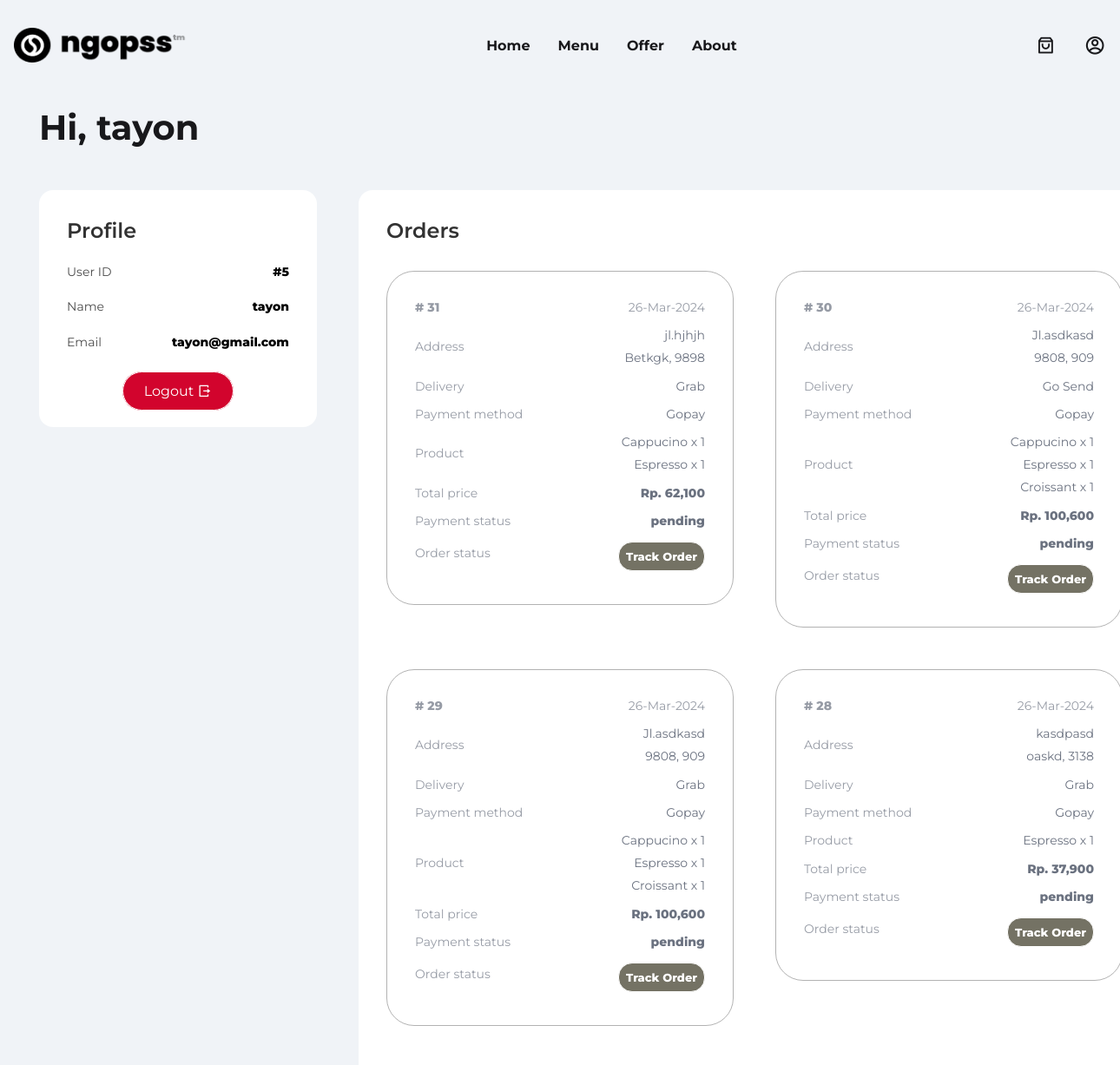
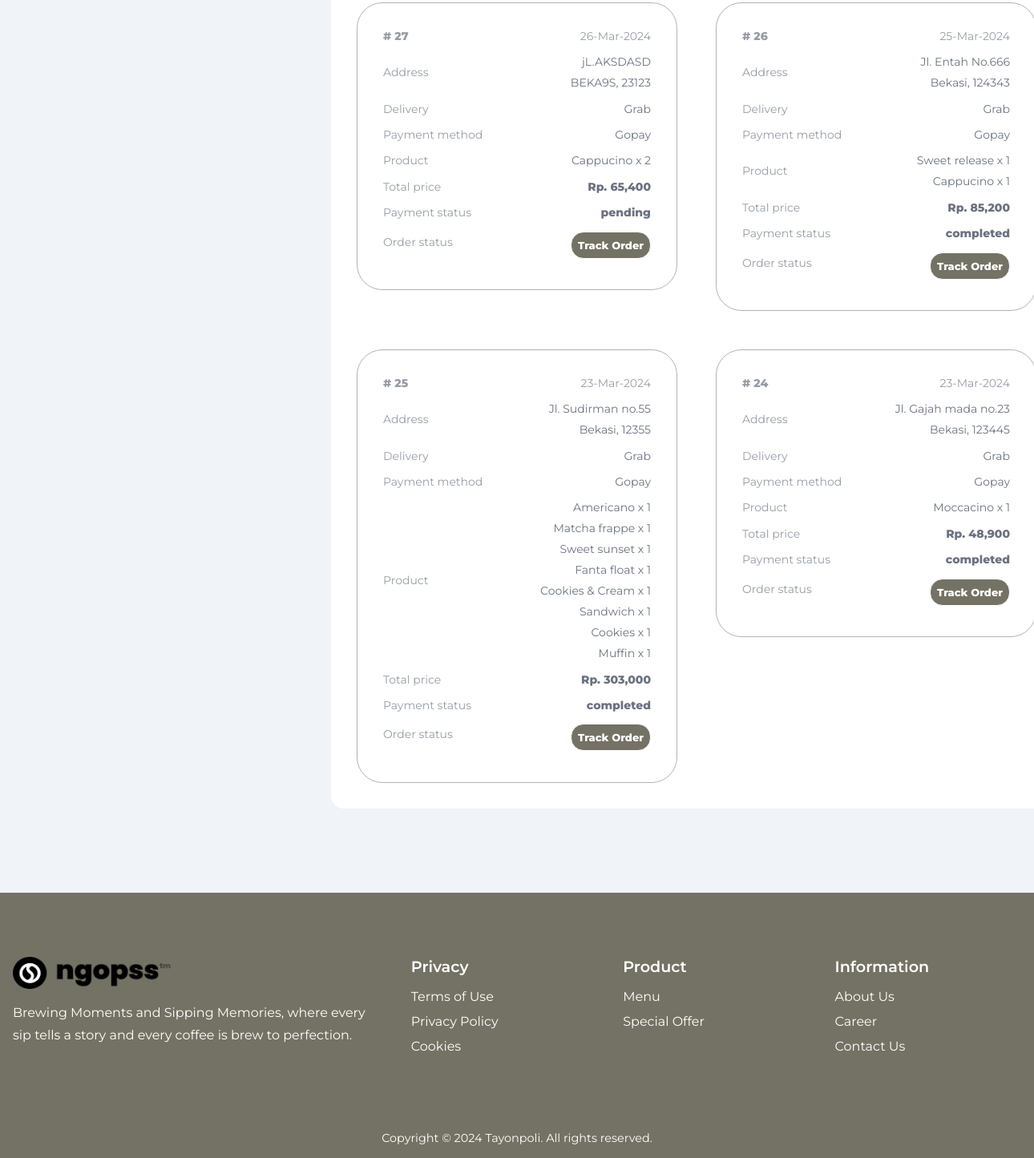
/profile.php (signed in), run on the app's committed database (2 pictures, top to bottom).
### tables this page shows
CREATE TABLE `users` (
  `id` int(100) NOT NULL,
  `name` varchar(100) NOT NULL,
  `email` varchar(100) NOT NULL,
  `password` varchar(100) NOT NULL,
  `user_type` varchar(20) NOT NULL DEFAULT 'user'
);

CREATE TABLE `orders` (
  `id` int(100) NOT NULL,
  `user_id` int(100) NOT NULL,
  `name` varchar(100) NOT NULL,
  `number` varchar(12) NOT NULL,
  `email` varchar(100) NOT NULL,
  `method` varchar(50) NOT NULL,
  `address` varchar(500) NOT NULL,
  `total_products` varchar(1000) NOT NULL,
  `total_price` int(100) NOT NULL,
  `placed_on` varchar(50) NOT NULL,
  `delivery` varchar(50) NOT NULL,
  `payment_status` varchar(20) NOT NULL DEFAULT 'pending',
  `shipping_status` varchar(20) NOT NULL DEFAULT 'pending'
);

### profile.php (the view, shortened to what this page needs)
<?php
include 'koneksi.php';
      $user_id = $_SESSION['login_user'];
      $query1 = mysqli_query($koneksi, "SELECT * FROM users where id='$user_id'");
      $userr = $query1 -> fetch_assoc();
      $name = $userr['name'];
      $email = $userr['email'];
?>
<!DOCTYPE html>
<html lang="en">
<head>
    <link
      href="https://cdn.jsdelivr.net/npm/remixicon@4.1.0/fonts/remixicon.css"
      rel="stylesheet"
    />
    <link
      rel="stylesheet"
      href="https://cdn.jsdelivr.net/npm/swiper@11/swiper-bundle.min.css"
    />
  <link href='https://unpkg.com/boxicons@2.1.1/css/boxicons.min.css' rel='stylesheet'>
    <link rel="stylesheet" href="style.css" />
  </head>
<body style="background-color: #F0F3F7;">
<nav>
      <div class="nav__header">
        <div class="logo nav__logo">
          <a href=""><img style="height: 45px; width: 200px;" src="assets/logo.png" alt="logo"></a>
        </div>
      </div>
      <ul class="nav__links" id="nav-links">
        <li><a href="index.php">Home</a></li>
        <li><a href="menu.php">Menu</a></li>
        <li><a href="offer.php">Offer</a></li>
        <li><a href="about.php">About</a></li>
      </ul>
      <div class="nav__btn">
        <a href="testcart.php">
        <i class="ri-shopping-bag-3-line" style="font-size: 1.4rem; color: var(--text-dark)"></i>
        </a>
      </div>
      <div class="nav__btn">
        <a href="profile.php">
        <i class="ri-account-circle-line" style="font-size: 1.55rem; color: var(--text-dark)"></i>
        </a>
      </div>
</nav>
<form action="" method="post" style="width:1200px; justify-content:center; margin-inline:auto;"class="checkout-form">
<br>
      <h2 class="section__header">Hi, <?php echo $name ?></h2>
      <div class="check__grid p-0">
      <div class="prof-container">
    <h2 class="form-title">Profile</h2>
        <div class="checkout-form">
        <div class="input-container mb-1">
            <div class="input-line o-3 mb-0">
                <p>User ID</p>
            </div>
            <div class="input-line txt-r mb-0 totalp">
                    <p>#<?php echo $user_id ?></p>
                </div>
         </div>
        <div class="input-container mb-1">
            <div class="input-line o-3 mb-0">
                <p>Name</p>
            </div>
            <div class="input-line txt-r mb-0 totalp">
                    <p><?php echo $name ?></p>
                </div>
         </div>
         <div class="input-container mb-2">
            <div class="input-line o-3 mb-0">
                <p>Email</p>
            </div>
            <div class="input-line txt-r mb-0 totalp">
                    <p><?php echo $email ?></p>
                </div>
         </div>
         <div style="margin-inline: auto;" class="explore__btn">
         <a href="logout.php" class="logout__btn">
            Logout <span><i class="ri-logout-box-r-line"></i></span>
            </a>
        </div>
</div>
    </div>
         <div class="orders-container">
        <h2 class="orders-title">Orders</h2>
        <div class="orders__grid">
        <?php
        $query2 = mysqli_query($koneksi, "SELECT * FROM orders where user_id = '$user_id' ORDER BY id DESC");
        if(mysqli_num_rows($query2) > 0){
        $result = mysqli_fetch_all($query2, MYSQLI_ASSOC);
        ?>
        <?php foreach($result as $result) : ?>
            <div class="orders__card">
        <div class="input-container">
            <div class="input-line o-3 mb-0 totalp">
                <p># <?php echo $result['id'] ?></p>
            </div>
            <div class="input-line o-3 txt-r mb-0">
                    <p><?php echo $result['placed_on'] ?></p>
                </div>
         </div>
         <div class="input-container">
            <div class="input-line o-3 mb-0">
                <p>Address</p>
            </div>
            <div class="input-line txt-r mb-0 ">
                    <p><?php $address1 = $result['address']; $separatedParts = explode(',', $address1); echo $separatedParts[0];?></p>
                    <p><?php echo $separatedParts[1];?>, <?php echo $separatedParts[2];?></p>
                </div>
         </div>
         <div class="input-container">
            <div class="input-line o-3 mb-0">
                <p>Delivery</p>
            </div>
            <div class="input-line txt-r mb-0">
                    <p><?php echo $result['delivery'] ?></p>
                </div>
         </div>
         <div class="input-container">
            <div class="input-line o-3 mb-0">
                <p>Payment method</p>
            </div>
            <div class="input-line txt-r mb-0">
                    <p><?php echo $result['method'] ?></p>
                </div>
         </div>
         <div class="input-container">
    <div class="input-line o-3 mb-0">
        <p>Product</p>
    </div>
    <div class="input-line txt-r mb-0">
        <?php
        $products1 = $result['total_products'];
        $separatedProducts = explode(' , ', trim($products1));
        foreach ($separatedProducts as $product) :
            preg_match('/^(.*?) \((\d+)\)$/', $product, $matches);
            if (count($matches) == 3) {
                $product_name = $matches[1];
                $quantity = $matches[2];
                ?>
                <p><?php echo $product_name?> x <?php echo $quantity?></p>
            <?php
            } else {
                echo "<p>Invalid product format: $product</p>";
            }
        endforeach;
        ?>
    </div>
</div>
         <div class="input-container">
            <div class="input-line o-3 mb-0">
                <p>Total price</p>
            </div>
            <div class="input-line txt-r mb-0 totalp">
                    <p>Rp. <?php echo number_format($result['total_price']); ?></p>
                </div>
         </div>
         <div class="input-container ">
            <div class="input-line o-3 mb-0">
                <p>Payment status</p>
            </div>
            <div class="input-line txt-r mb-0 totalp">
                    <p><?php echo $result['payment_status'] ?></p>
                </div>
         </div>
         <div class="input-container ">
            <div class="input-line o-3 mb-0">
                <p>Order status</p>
            </div>
            <div class="input-line txt-r mb-0 totalp">
                    <a href="tracking.php?order_id=<?php echo $result['id']; ?>&shipping_status=<?php echo $result['shipping_status']; ?>" class="status">Track Order</a>
                </div>
         </div>
         </div>
         <?php endforeach; ?>
</div>
      <?php }
      else {
        echo '<p class="empty">No orders placed yet!</p>';
      }?>
    </div>
    <br>
      </div>
</form>
<br>
<br>
<footer class="footer bot" id="contact">
      <div class="section__container footer__container">
        <div class="footer__col">
          <div class="logo footer__logo">
          <a href=""><img style="height: 45px; width: 200px;" src="assets/logo.png" alt="logo"></a>
          </div>
          <p class="section__description">
           Brewing Moments and Sipping Memories, where every sip tells
            a story and every coffee is brew to perfection.
          </p>
        </div>
        <div class="footer__col">
          <h4>Privacy</h4>
          <ul class="footer__links">
            <li><a href="#">Terms of Use</a></li>
            <li><a href="#">Privacy Policy</a></li>
            <li><a href="#">Cookies</a></li>
          </ul>
        </div>
        <div class="footer__col">
          <h4>Product</h4>
          <ul class="footer__links">
            <li><a href="#">Menu</a></li>
            <li><a href="#">Special Offer</a></li>
          </ul>
        </div>
        <div class="footer__col">
          <h4>Information</h4>
          <ul class="footer__links">
            <li><a href="#">About Us</a></li>
            <li><a href="#">Career</a></li>
            <li><a href="#">Contact Us</a></li>
          </ul>
        </div>
      </div>
      <div class="footer__bar">
        Copyright © 2024 Tayonpoli. All rights reserved.
      </div>
    </footer>
</body>
</html

### data on the page
users: name "tayon", email "tayon@gmail.com"
orders: id "31", placed_on "26-Mar-2024", address "jl.hjhjh", address "Betkgk", address "9898", delivery "Grab", method "Gopay", product_name "Cappucino", quantity "1", product_name "Espresso", total_price "62,100", payment_status "pending"
orders: id "30", placed_on "26-Mar-2024", address "Jl.asdkasd", address "9808", address "909", delivery "Go Send", method "Gopay", product_name "Cappucino", quantity "1", product_name "Espresso", product_name "Croissant", total_price "100,600", payment_status "pending"
orders: id "29", placed_on "26-Mar-2024", address "Jl.asdkasd", address "9808", address "909", delivery "Grab", method "Gopay", product_name "Cappucino", quantity "1", product_name "Espresso", product_name "Croissant", total_price "100,600", payment_status "pending"
orders: id "28", placed_on "26-Mar-2024", address "kasdpasd", address "oaskd", address "3138", delivery "Grab", method "Gopay", product_name "Espresso", quantity "1", total_price "37,900", payment_status "pending"
orders: id "27", placed_on "26-Mar-2024", address "jL.AKSDASD", address "BEKA9S", address "23123", delivery "Grab", method "Gopay", product_name "Cappucino", quantity "2", total_price "65,400", payment_status "pending"
orders: id "26", placed_on "25-Mar-2024", address "Jl. Entah No.666", address "Bekasi", address "124343", delivery "Grab", method "Gopay", product_name "Sweet release", quantity "1", product_name "Cappucino", total_price "85,200", payment_status "completed"
orders: id "25", placed_on "23-Mar-2024", address "Jl. Sudirman no.55", address "Bekasi", address "12355", delivery "Grab", method "Gopay", product_name "Americano", quantity "1", product_name "Matcha frappe", product_name "Sweet sunset", product_name "Fanta float", product_name "Cookies & Cream", product_name "Sandwich", product_name "Cookies", product_name "Muffin", total_price "303,000", payment_status "completed"
orders: id "24", placed_on "23-Mar-2024", address "Jl. Gajah mada no.23", address "Bekasi", address "123445", delivery "Grab", method "Gopay", product_name "Moccacino", quantity "1", total_price "48,900", payment_status "completed"

### other printed values
$user_id "5"
